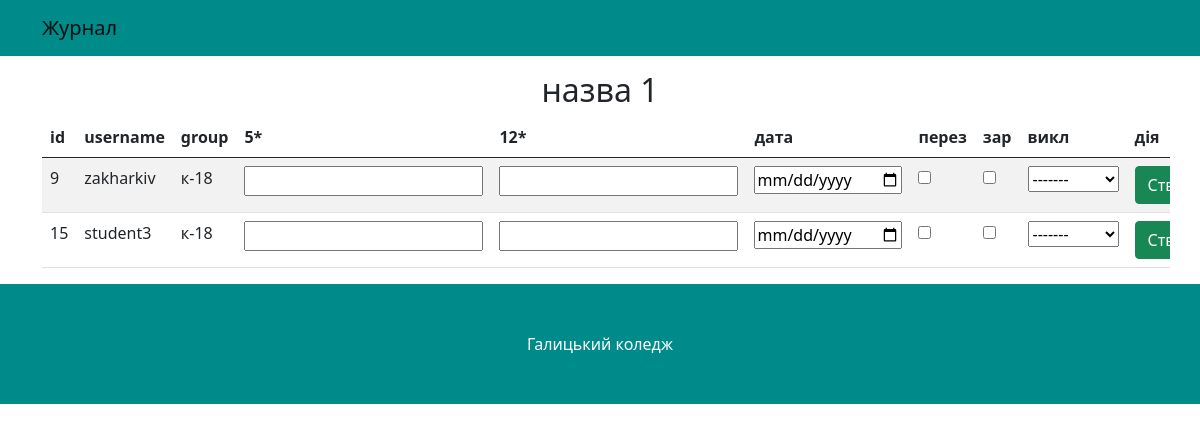
/rating/42/1, run on the app's committed database.
### methodist/models.py (models this page shows, shortened)
class Subject(models.Model):
    CHOICES_SEMESTER = (
        ('1', 1),
        ('2', 2),
        ('3', 3),
        ('4', 4),
        ('5', 5),
        ('6', 6),
        ('7', 7),
        ('8', 8)
    )
    CHOICES_CONTROL = (('Залік', 'Залік'), ('Екзамен', 'Екзамен'))
    name_subject = models.CharField(verbose_name="Назва предмета", max_length=60)
    group = models.ForeignKey(Group, on_delete=models.CASCADE, verbose_name="Група", null=True)
    teachers = models.ManyToManyField(CustomUser, verbose_name="Викладачі")
    hours = models.PositiveIntegerField(verbose_name="Кількість годин")
    loans = models.PositiveIntegerField(verbose_name="Кількість кредитів", blank=True)
    semester = models.CharField(verbose_name="Семестр", max_length=20, choices=CHOICES_SEMESTER)
    final_semester = models.CharField(verbose_name="Кінцевий семестр", max_length=20,
                                      null=True, blank=True, choices=CHOICES_SEMESTER)
    form_of_control = models.CharField(verbose_name="Форма конролю", max_length=20, choices=CHOICES_CONTROL)
    url_on_moodle = models.URLField()
    finally_subject = models.BooleanField(default=False)
    class Meta:
        verbose_name = "Предмет"
        verbose_name_plural = "Предмети"

class Student(models.Model):
    CHOICES_FORM_EDUCATION = (
        ('Державна', 'Державна'),
        ('Платна', 'Платна')
    )
    user = models.OneToOneField(CustomUser, on_delete=models.CASCADE, related_name='student')
    year_entry = models.DateField(verbose_name="Рік вступу", null=True, blank=True)
    group = models.ForeignKey(Group, on_delete=models.CASCADE, verbose_name="Група", null=True, blank=True)
    educational_program = models.ForeignKey('EducationalProgram', on_delete=models.CASCADE, null=True, blank=True)
    form_education = models.CharField(verbose_name="Форма навчання", max_length=20,  null=True, blank=True, choices=CHOICES_FORM_EDUCATION)
    class Meta:
        verbose_name = "Студент"
        verbose_name_plural = "Студенти"

class CustomUser(AbstractUser):
    surname = models.CharField(verbose_name='По батькові', max_length=50)
    group = models.ForeignKey(Permissions, on_delete=models.CASCADE, verbose_name='Права доступу', blank=True,
                              null=True)
    department = models.ForeignKey(Department, on_delete=models.CASCADE, verbose_name='Відділ', blank=True, null=True)
    class Meta:
        verbose_name = "Користувач"
        verbose_name_plural = "Користувачі"

class Group(models.Model):
    name = models.CharField(verbose_name="Назва групи", max_length=15)
    department = models.ForeignKey(Department, on_delete=models.CASCADE, verbose_name='Відділ', blank=True, null=True)
    class Meta:
        verbose_name = "Група"
        verbose_name_plural = "Групи"

### methodist/views.py (the view)
# urls.py: path('rating/<int:pk>/<int:semester>', RatingView.as_view(), name="rating"),
class RatingView(AbstractRatingMixin):
    template_name = 'methodist/rating.html'

### methodist/context_processors.py (called while the page is built)
def get_teachers(request):
    teachers = CustomUser.objects.filter(group__name="Викладач")
    return {"teachers": teachers}

def get_group(request):
    if request.user.is_authenticated:
        group = Group.objects.filter(department=request.user.department)
        return {"group": group}
    return {"group": []}

def none(request):
    return {'none': None}

### methodist/templatetags/maintag.py (called while the page is built)
@register.simple_tag
def get_current_semester(semester) -> int:
    return semester.split('/')[-1]

@register.simple_tag
def tag(subject, semester):
    rating_list = Rating.objects.filter(
        subject__name_subject=subject,
        semester=semester
    ).select_related(
        'user',
        'subject',
        'teacher'
    )
    return {i.user.id: i for i in rating_list}

### methodist/templates/methodist/rating.html (shortened to what this page needs)
{% extends 'methodist/base.html' %}
{% load maintag %}
{% load static %}
{% block content %}
    <h2 class="text-center">{{ rating.name_subject }}</h2>
    <div class="container table-responsive">
        <table class="table table-striped">
            <thead>
            <tr>
                <th>id</th>
                <th>username</th>
                <th>group</th>
                <th>5*</th>
                <th>12*</th>
                <th>дата</th>
                <th>перез</th>
                <th>зар</th>
                <th>викл</th>
                <th>дія</th>
            </tr>
            </thead>
            <tbody>
            {% get_current_semester request.path as current_semester %}
            {% tag rating.name_subject current_semester as exists_rating %}
            {% for i in rating.group.student_set.all %}
                <tr id="user_row_{{ i.user.id }}">
                    <td>{{ i.user.id }}</td>
                    <td>{{ i.user.username }}</td>
                    <td>{{ i.group.name }}</td>
                {% get_current_semester request.path as current_semester %}
                    {% if i.user.id not in exists_rating %}
                        <td><input type="number" value="" name="rating_5" min="1"
                                   id="id_rating_5"></td>
                        <td><input type="number" value="" name="rating_12" min="1"
                                   id="id_rating_12"></td>
                        <td><input type="date" name="date_rating" required
                                   value="" id="id_date_rating"></td>
                        <td><input type="checkbox"
                                   name="retransmission" id="id_retransmission"></td>
                        <td><input type="checkbox"
                                   name="credited" id="id_credited"></td>
                        <td>
                            <select name="teacher" id="id_teacher">
                                <option value="">-------</option>
                            </select>
                        </td>
                    {% endif %}
                    <td id="action_{{ i.user.id }}">
                        {% if i.user.id in exists_rating %}
                            {% get_rating i.user.id exists_rating as rs %}
                            <a id="but_{{ i.id }}" class="btn btn-warning"
                               onclick="updateRating({{ rs.id }},
                                                     {{ rs.user.id }},
                                                     {{ current_semester }})">Оновити</a>
                        {% else %}
                            <a id="but_{{ i.id }}" class="btn btn-success"
                               onclick="createRating({{ i.user.id }}, {{ rating.id }}, {{ current_semester }})">Створити</a>
                        {% endif %}
                    </td>
                </tr>
            {% endfor %}
            </tbody>
        </table>
    </div>
{% endblock %}

### data on the page
Subject: name_subject "назва 1"
Student: user.id "9", user.username "zakharkiv", group.name "к-18"
Student: user.id "15", user.username "student3", group.name "к-18"
